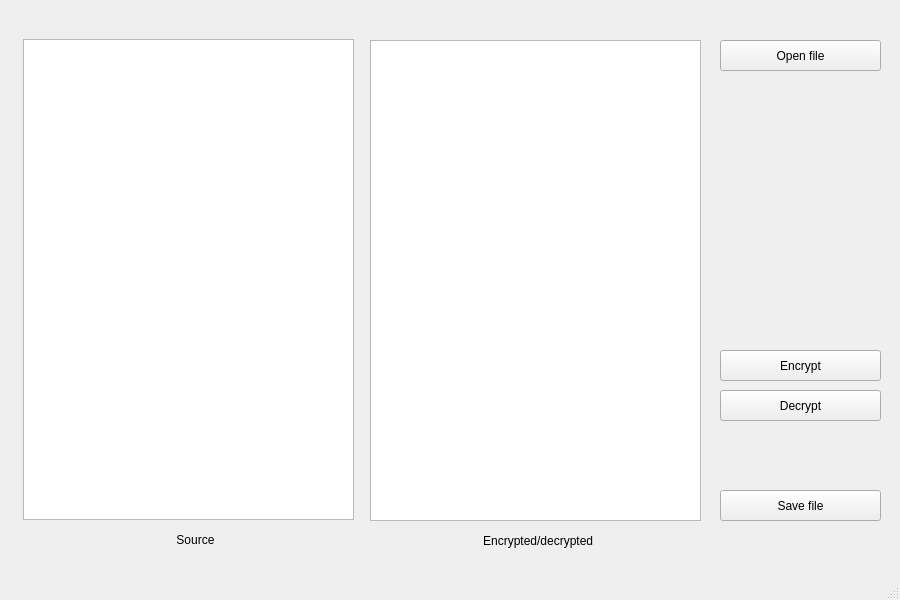
<?xml version="1.0" encoding="UTF-8"?>
<ui version="4.0">
 <class>MainWindow</class>
 <widget class="QMainWindow" name="MainWindow">
  <property name="geometry">
   <rect>
    <x>0</x>
    <y>0</y>
    <width>900</width>
    <height>600</height>
   </rect>
  </property>
  <property name="windowTitle">
   <string>MainWindow</string>
  </property>
  <property name="windowOpacity">
   <double>1.000000000000000</double>
  </property>
  <widget class="QWidget" name="centralwidget">
   <widget class="QTextEdit" name="textEditSource">
    <property name="geometry">
     <rect>
      <x>23</x>
      <y>39</y>
      <width>331</width>
      <height>481</height>
     </rect>
    </property>
    <property name="readOnly">
     <bool>false</bool>
    </property>
   </widget>
   <widget class="QTextEdit" name="textEditEdited">
    <property name="geometry">
     <rect>
      <x>370</x>
      <y>40</y>
      <width>331</width>
      <height>481</height>
     </rect>
    </property>
    <property name="readOnly">
     <bool>true</bool>
    </property>
   </widget>
   <widget class="QPushButton" name="pushButtonOpenFile">
    <property name="geometry">
     <rect>
      <x>720</x>
      <y>40</y>
      <width>161</width>
      <height>31</height>
     </rect>
    </property>
    <property name="text">
     <string>Open file</string>
    </property>
   </widget>
   <widget class="QPushButton" name="pushButtonEncrypt">
    <property name="geometry">
     <rect>
      <x>720</x>
      <y>350</y>
      <width>161</width>
      <height>31</height>
     </rect>
    </property>
    <property name="text">
     <string>Encrypt</string>
    </property>
   </widget>
   <widget class="QPushButton" name="pushButtonDecrypt">
    <property name="geometry">
     <rect>
      <x>720</x>
      <y>390</y>
      <width>161</width>
      <height>31</height>
     </rect>
    </property>
    <property name="text">
     <string>Decrypt</string>
    </property>
   </widget>
   <widget class="QPushButton" name="pushButtonSaveFile">
    <property name="geometry">
     <rect>
      <x>720</x>
      <y>490</y>
      <width>161</width>
      <height>31</height>
     </rect>
    </property>
    <property name="text">
     <string>Save file</string>
    </property>
   </widget>
   <widget class="QLabel" name="label">
    <property name="geometry">
     <rect>
      <x>20</x>
      <y>530</y>
      <width>331</width>
      <height>20</height>
     </rect>
    </property>
    <property name="text">
     <string>                                               Source</string>
    </property>
   </widget>
   <widget class="QLabel" name="label_2">
    <property name="geometry">
     <rect>
      <x>370</x>
      <y>530</y>
      <width>331</width>
      <height>21</height>
     </rect>
    </property>
    <property name="text">
     <string>                                  Encrypted/decrypted</string>
    </property>
   </widget>
  </widget>
  <widget class="QMenuBar" name="menubar">
   <property name="geometry">
    <rect>
     <x>0</x>
     <y>0</y>
     <width>900</width>
     <height>22</height>
    </rect>
   </property>
  </widget>
  <widget class="QStatusBar" name="statusbar"/>
 </widget>
 <resources/>
 <connections/>
</ui>
